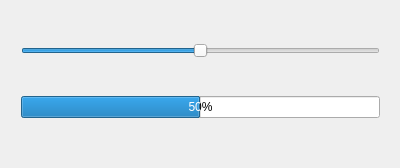
<?xml version="1.0" encoding="UTF-8"?>
<ui version="4.0">
 <class>Widget</class>
 <widget class="QWidget" name="Widget">
  <property name="geometry">
   <rect>
    <x>0</x>
    <y>0</y>
    <width>400</width>
    <height>168</height>
   </rect>
  </property>
  <property name="minimumSize">
   <size>
    <width>400</width>
    <height>168</height>
   </size>
  </property>
  <property name="maximumSize">
   <size>
    <width>400</width>
    <height>168</height>
   </size>
  </property>
  <property name="windowTitle">
   <string>Widget</string>
  </property>
  <widget class="QWidget" name="verticalLayoutWidget">
   <property name="geometry">
    <rect>
     <x>10</x>
     <y>0</y>
     <width>381</width>
     <height>161</height>
    </rect>
   </property>
   <layout class="QVBoxLayout" name="verticalLayout">
    <item>
     <widget class="QSlider" name="horizontalSlider">
      <property name="maximum">
       <number>100</number>
      </property>
      <property name="sliderPosition">
       <number>50</number>
      </property>
      <property name="orientation">
       <enum>Qt::Horizontal</enum>
      </property>
     </widget>
    </item>
    <item>
     <widget class="QProgressBar" name="progressBar">
      <property name="value">
       <number>50</number>
      </property>
     </widget>
    </item>
   </layout>
  </widget>
 </widget>
 <layoutdefault spacing="6" margin="11"/>
 <resources/>
 <connections/>
</ui>
